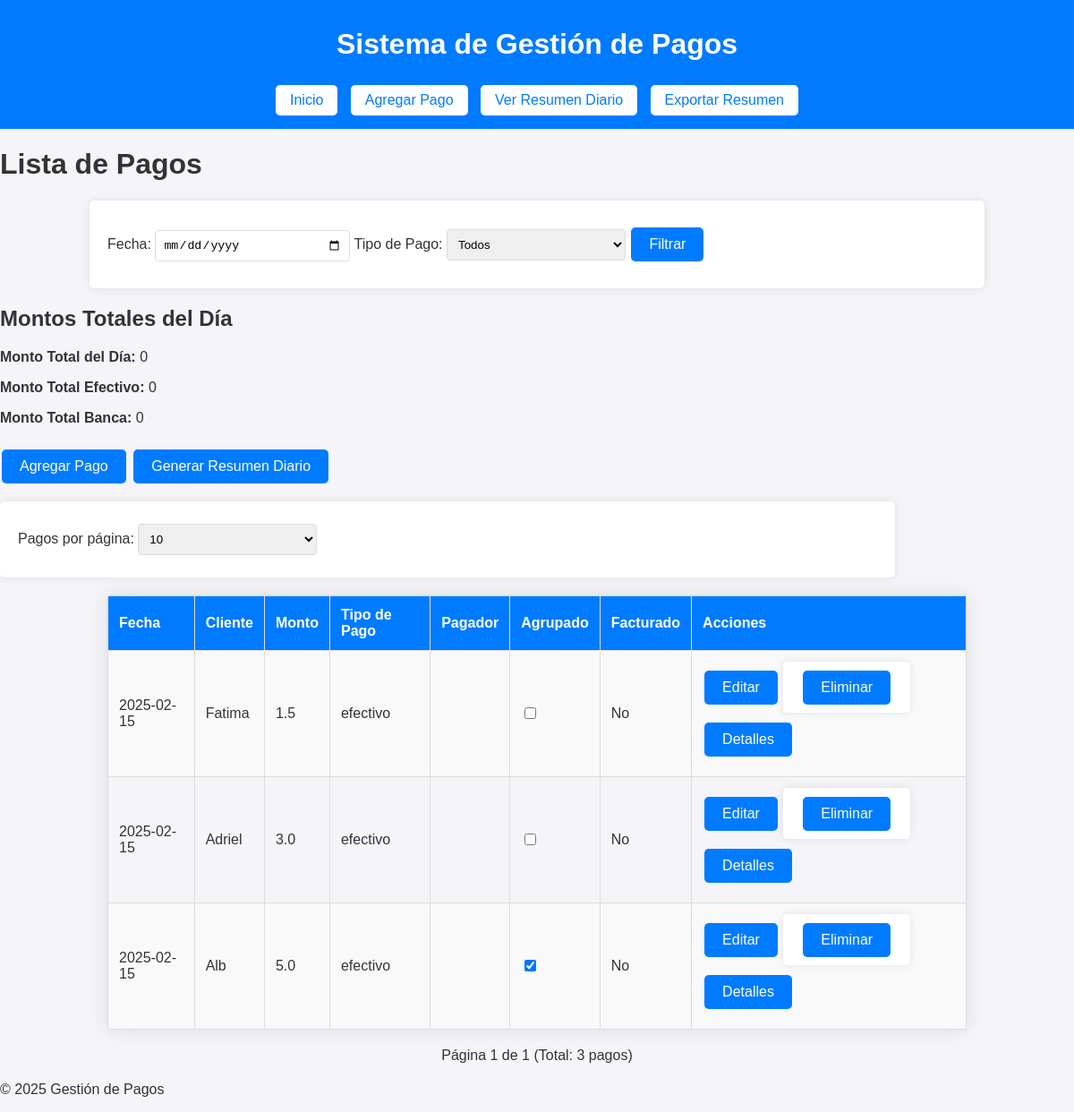
Before: / with the older database file.
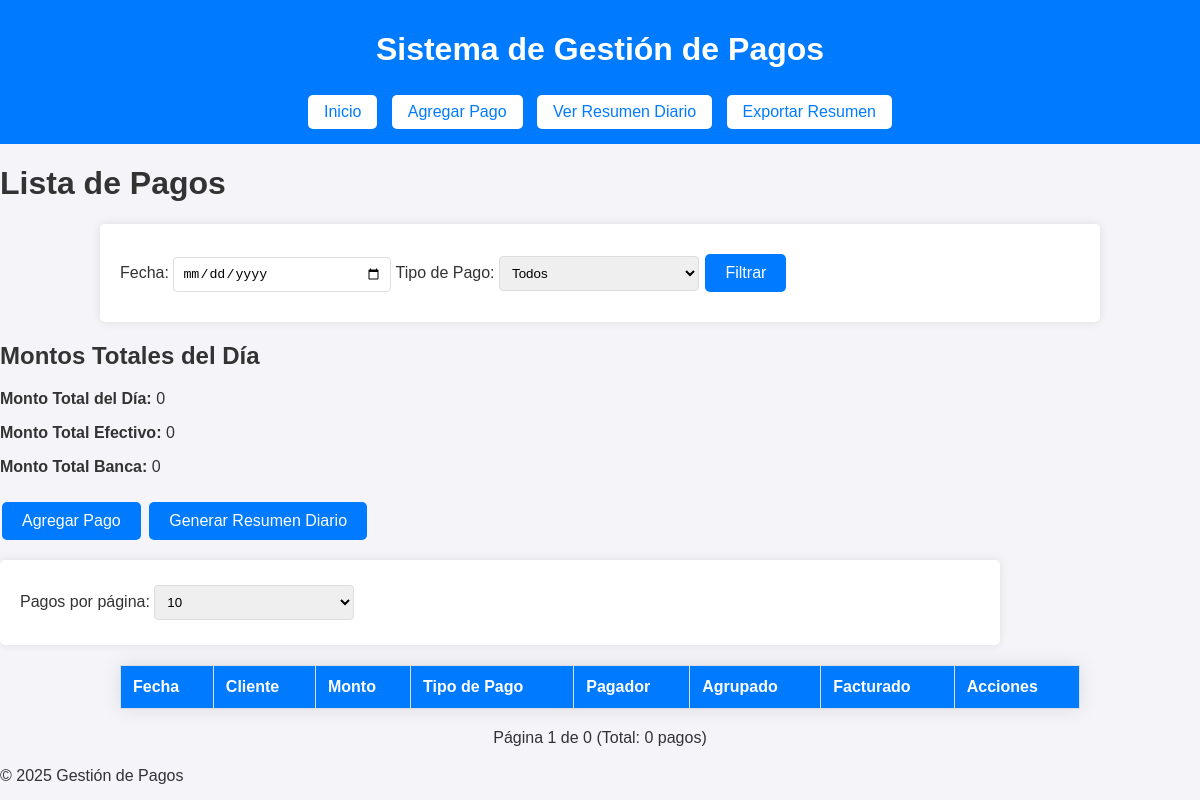
After: the same page with the newer database file.
### tables this page shows
CREATE TABLE payments (
                    id INTEGER PRIMARY KEY AUTOINCREMENT,
                    client TEXT NOT NULL,
                    date TEXT NOT NULL,
                    amount REAL NOT NULL,
                    facturado BOOLEAN NOT NULL,
                    payment_type TEXT NOT NULL,
                    payer_name TEXT,
                    grouped BOOLEAN NOT NULL DEFAULT 0
                );

### app.py (the view, shortened to what this page needs)
@app.route('/', methods=['GET', 'POST'])
def index():
    try:
        conn = get_db_connection()
        if conn:
            if request.method == 'POST':
                selected_date = request.form.get('date', '')
                session['date_filter'] = selected_date
            else:
                selected_date = request.args.get('date', session.get('date_filter', ''))
            selected_payment_type = request.form.get('payment_type', request.args.get('payment_type', ''))
            per_page = request.args.get('per_page', 10, type=int)  # Número de pagos por página, por defecto 10
            page = request.args.get('page', 1, type=int)  # Número de página, por defecto 1
            offset = (page - 1) * per_page  # Calcular el desplazamiento
            query = '''SELECT * FROM payments'''
            params = []
            if selected_date:
                query += ''' WHERE date = ?'''
                params.append(selected_date)
            query += ''' ORDER BY date DESC, id DESC LIMIT ? OFFSET ?'''
            params.extend([per_page, offset])
            payments_query = conn.execute(query, params)
            payments = payments_query.fetchall()
            count_query = '''SELECT COUNT(*) as total FROM payments'''
            count_params = []
            if selected_date:
                count_query += ''' WHERE date = ?'''
                count_params.append(selected_date)
            total_payments = conn.execute(count_query, count_params).fetchone()['total']
            total_pages = (total_payments + per_page - 1) // per_page
            total_amount_query = conn.execute('''SELECT SUM(amount) AS total_amount FROM payments WHERE date = ?''', (selected_date,))
            total_amount = total_amount_query.fetchone()['total_amount'] or 0
            total_efectivo_query = conn.execute('''SELECT SUM(amount) AS total_amount FROM payments WHERE date = ? AND payment_type = 'efectivo' ''', (selected_date,))
            total_efectivo = total_efectivo_query.fetchone()['total_amount'] or 0
            total_banca_query = conn.execute('''SELECT SUM(amount) AS total_amount FROM payments WHERE date = ? AND payment_type = 'banca' ''', (selected_date,))
            total_banca = total_banca_query.fetchone()['total_amount'] or 0
            conn.close()
            return render_template('index.html', payments=payments, selected_date=selected_date,
                                 selected_payment_type=selected_payment_type, total_amount=total_amount,
                                 total_efectivo=total_efectivo, total_banca=total_banca,
                                 page=page, per_page=per_page, total_pages=total_pages, total_payments=total_payments)
        else:
            return render_template('error.html', message="Database connection failed"), 500
    except sqlite3.Error as e:
        print(f"Database query error: {e}")
        return render_template('error.html', message="Error fetching payments"), 500

### app.py (called while the page is built)
def get_db_connection():
    try:
        conn = sqlite3.connect('database.db')
        conn.row_factory = sqlite3.Row
        return conn
    except sqlite3.Error as e:
        print(f"Database connection error: {e}")
        return None

### templates/index.html (shortened to what this page needs)
{% extends "base.html" %}
{% block content %}
    <h1>Lista de Pagos</h1>
    <form action="{{ url_for('index') }}" method="post">
        <label for="date">Fecha:</label>
        <input type="date" id="date" name="date" value="{{ selected_date }}">
        <label for="payment_type">Tipo de Pago:</label>
        <select id="payment_type" name="payment_type">
            <option value="">Todos</option>
        </select>
        <button type="submit">Filtrar</button>
    </form>
    <h2>Montos Totales del Día</h2>
    <p><strong>Monto Total del Día:</strong> {{ total_amount }}</p>
    <p><strong>Monto Total Efectivo:</strong> {{ total_efectivo }}</p>
    <p><strong>Monto Total Banca:</strong> {{ total_banca }}</p>
    <button onclick="location.href='{{ url_for('add_payment') }}'">Agregar Pago</button>
    <button onclick="location.href='{{ url_for('summary') }}'">Generar Resumen Diario</button>
    <form action="{{ url_for('index') }}" method="get" style="margin: 10px 0;">
        <label for="per_page">Pagos por página:</label>
        <select id="per_page" name="per_page" onchange="this.form.submit()">
            <option value="10" {% if per_page == 10 %}selected{% endif %}>10</option>
        </select>
    </form>
    <table border="1">
        <tr>
            <th>Fecha</th>
            <th>Cliente</th>
            <th>Monto</th>
            <th>Tipo de Pago</th>
            <th>Pagador</th>
            <th>Agrupado</th>
            <th>Facturado</th>
            <th>Acciones</th>
        </tr>
        {% for payment in payments %}
        <tr>
            <td>{{ payment.date }}</td>
            <td>{{ payment.client }}</td>
            <td>{{ payment.amount }}</td>
            <td>{{ payment.payment_type }}</td>
            <td>{{ payment.payer_name }}</td>
            <td>
                <input type="checkbox" {% if payment.grouped %}checked{% endif %} onchange="updateGrouped({{ payment.id }}, this.checked)">
            </td>
            <td>{{ 'Sí' if payment.facturado else 'No' }}</td>
            <td>
                <button onclick="location.href='{{ url_for('edit_payment', payment_id=payment.id) }}'">Editar</button>
                <form action="{{ url_for('delete_payment') }}" method="post" style="display:inline;">
                    <button type="submit" onclick="return confirm('¿Estás seguro de que deseas eliminar este pago?')">Eliminar</button>
                </form>
                <button onclick="location.href='{{ url_for('payment_details', payment_id=payment.id) }}'">Detalles</button>
            </td>
        </tr>
        {% endfor %}
    </table>
    <div style="margin: 20px 0; text-align: center;">
        <span>Página {{ page }} de {{ total_pages }} (Total: {{ total_payments }} pagos)</span>
    </div>
{% endblock %}

### templates/base.html (shortened to what this page needs)
<!DOCTYPE html>
<html lang="en">
<head>
    <link rel="stylesheet" href="{{ url_for('static', filename='styles.css') }}">
    <link rel="stylesheet" href="https://code.jquery.com/ui/1.12.1/themes/base/jquery-ui.css">
</head>
<body>
    <header>
        <h1>Sistema de Gestión de Pagos</h1>
        <nav>
            <a href="{{ url_for('index') }}">Inicio</a>
            <a href="{{ url_for('add_payment') }}">Agregar Pago</a>
            <a href="{{ url_for('summary') }}">Ver Resumen Diario</a>
            <a href="{{ url_for('export_summary') }}">Exportar Resumen</a>
        </nav>
    </header>
    <main>
        {% block content %}{% endblock %}
    </main>
    <footer>
        <p>&copy; 2025 Gestión de Pagos</p>
    </footer>
</body>
</html>

### static/styles.css (style rules this page uses)
body { font-family: Arial, sans-serif; margin: 0; padding: 0; background-color: #f4f4f9; color: #333; }
header { background: #007bff; color: white; padding: 10px 20px; text-align: center; }
table { width: 80%; margin: 20px auto; border-collapse: collapse; box-shadow: 0 0 20px rgba(0, 0, 0, 0.1); }
th, td { border: 1px solid #ddd; padding: 12px; text-align: left; }
th { background-color: #007bff; color: white; }
button { background-color: #007bff; color: white; border: none; padding: 10px 20px; text-align: center; text-decoration: none; display: inline-block; font-size: 16px; margin: 10px 2px; cursor: pointer; border-radius: 5px; }
nav a { background-color: #ffffff; color: #007bff; padding: 8px 16px; margin: 5px; text-decoration: none; display: inline-block; border-radius: 5px; font-size: 16px; }
input[type="text"], input[type="number"], input[type="date"], select { padding: 8px; margin: 5px 0; border: 1px solid #ddd; border-radius: 4px; width: 200px; }
form { width: 80%; margin: 20px auto; padding: 20px; background-color: white; box-shadow: 0 0 10px rgba(0, 0, 0, 0.1); border-radius: 5px; }

Changed rows visible on the page:
removed payments: date "2025-02-15", client "Fatima", amount "1.5", payment_type "efectivo", facturado "No"
removed payments: date "2025-02-15", client "Adriel", amount "3.0", payment_type "efectivo", facturado "No"
removed payments: date "2025-02-15", client "Alb", amount "5.0", payment_type "efectivo", grouped "☑", facturado "No"
Other visible differences:
{{ total_pages }}: "1" → "0"
{{ total_payments }}: "3" → "0"
